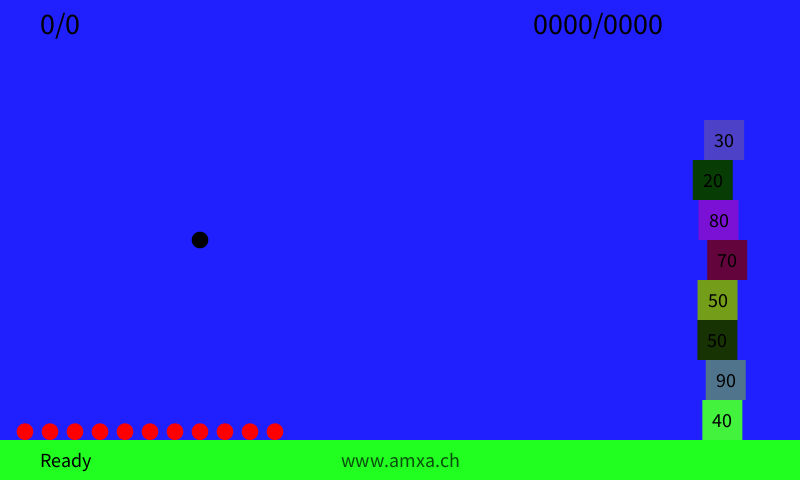
Frame 1 (no input)
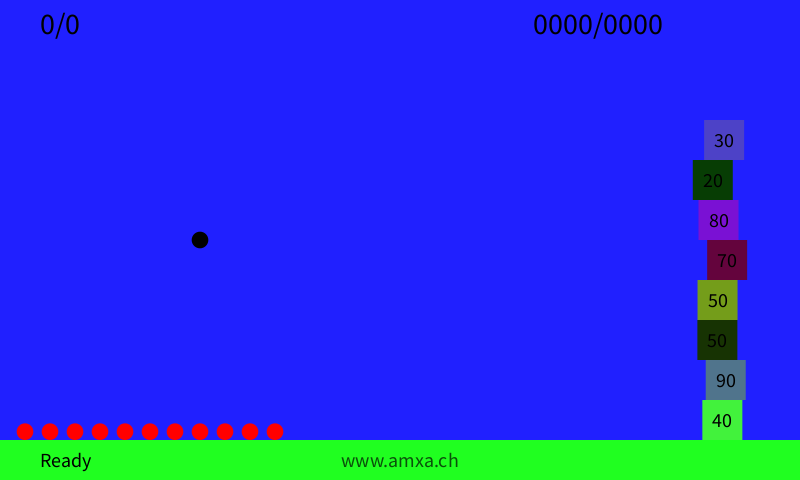
Frame 60 (the mouse pressed at the canvas centre just before this capture)
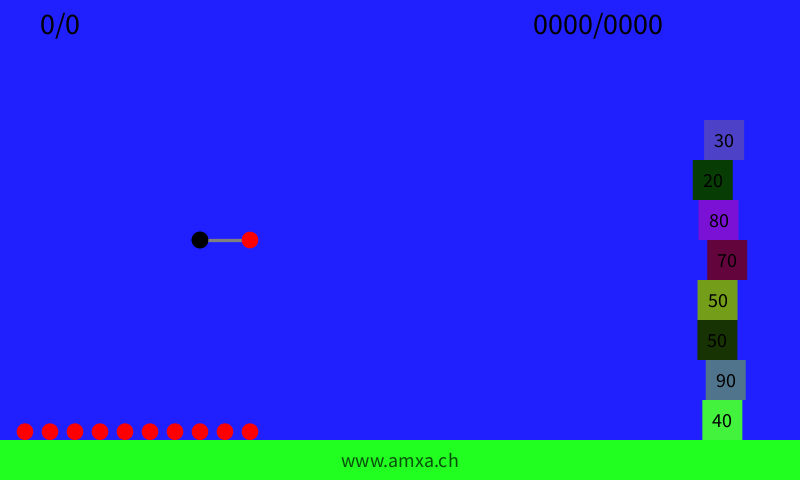
Frame 120 (the mouse held since frame 60 and released just before this capture)

The Processing sketch that drew these frames (run headless with seeded random() and noise(); from frame 60 on, the mouse is pressed at the canvas centre):

// Processing sketch: birds
// ── birds.pde
/*
boolean android=false;
boolean standart=false;
boolean javascript=true;
*/

float vx, vy;
float x, y;
float sx, sy;
float ssx, ssy;

float time;
int explode;

int Width, Height;

float sizeGreen, sizeBall, sizeBox, sizeTree, sizeText;

int zustand;
int level, maxLevel;
int baelle;
int bonus;
int anzahl;

Stapel stapel;
Tree baum;

class Tree {

  float x, y, w, h, r;
  int level;

  Tree(float _x, float _y, float _w, float _h, float _r) {
    x=_x;
    y=_y;
    w=_w;
    h=_h;
    r=_r;
  }

  void display(int _level) {
    level=_level-1;
    if (_level>0) {
      fill(118, 79, 37);
      rect(x, y, w, -h*level);
      fill(37, 118, 46);
      ellipse(x+w/2.0, y-h*level-r/2.0, r, r);
    }
  }

  boolean collision(float ax, float ay) {
    if (level==-1)return false;
    boolean res=false;
    if ( (ax>x)&&(ax<x+w)&&(ay<y)&&(ay>y-h*level))res=true;
    if (sqrt( (ax-x)*(ax-x)+(ay-(y-h*level-r/2.0))*(ay-(y-h*level-r/2.0)) )<r/2)res=true;
    return res;
  }
}

class Stapel {

  int n;
  int score, highScore;
  float[] xpos;
  boolean[] on;
  int[] points;
  color[] farbe;
  float x, y;
  float w, h;

  Stapel(int _n, float _x, float _y, float _w, float _h) {
    n=_n;
    x=_x;
    y=_y;
    w=_w;
    h=_h;
    highScore=0;
    score=0;
    xpos= new float[n];
    on= new boolean[n];
    points= new int[n];
    farbe= new color[n];
  }

  void init() {
    for (int i=0;i<n;i++) {
      on[i]=true;
      xpos[i]=x+random(w/2.5)-w/5.0;
      farbe[i]= color(random(255), random(255), random(255));
    }
  }

  void pointser() {
    for (int i=0;i<n;i++) {
      points[i]=round(random(9))*10+10;
    }
  }  



  void display() {
    float yy=y;

    textSize(sizeBox/2);
    textAlign(CENTER);
    for (int i=0;i<n;i++) {
      if (on[i]) {
        //fill(240, 132, 17);
        fill(farbe[i]);
        //rect(xpos[i], yy, w, -1.0*h, sizeBox/6);
        rect(xpos[i], yy, w, -1.0*h);
        fill(0);
        text(nf(points[i], 2), xpos[i]+w/2.0, yy-h/3.0);
        yy-=h;
      }
    }
  }

  boolean collision(float ax, float ay) {
    float yy=y;
    boolean res=false;
    for (int i=0;i<n;i++) {
      if (on[i]) {
        if ( (ax>xpos[i])&&(ax<xpos[i]+w)&&(ay<yy)&&(ay>yy-h) ) {
          on[i]=false;
          res=true;
          score+=points[i];
          if (score>highScore)highScore=score;
        }
        yy-=h;
      }
    }
    return(res);
  }

  int count() {
    int left=0;
    for (int i=0;i<n;i++) {
      if (on[i])left++;
    }
    return left;
  }

  void showScore(float x, float y) {
    fill(0);
    textSize(sizeText*1.5);
    textAlign(LEFT);
    text(nf(score, 4)+"/"+nf(highScore, 4), x, y);
  }


  void resetScore() {
    score=0;
  }
}

void setup() {
    size(800,480);
    Width=800;
    Height=480;

/*  
  if (android) {
    size(screenWidth, screenHeight);
    Width=screenWidth;
    Height=screenHeight;
    orientation(LANDSCAPE);
  }
  if(standart) {
    Width=round(screenWidth*0.75);
    Height=round(screenHeight*0.75); 
    size(Width, Height);
  }
 
 */

  sizeBox=Height/12.0;
  sizeGreen=Height/12.0;
  sizeBall=Width/48.0;
  sizeTree=Width/4.0;
  sizeText=Height/24.0;

  sx=Width/4.0;
  sy=Height-Width/4.0-sizeGreen;

  //ssx=sx;
  //ssy=sy;
  zustand=0;
  anzahl=8;
  bonus=round(anzahl*1.5);
  baelle=bonus;
  level=0;
  maxLevel=0;

  baum= new Tree(Width/2.0, Height-sizeGreen, sizeTree/10.0, sizeTree/4.0, sizeTree);

  stapel= new Stapel(anzahl, Width-Width/8.0, Height-sizeGreen, sizeBox, sizeBox);
  stapel.init();
  stapel.pointser();
}


void bild() {
  background(32, 32, 255);
  noStroke();
  fill(32, 255, 32);
  rect(0, Height-sizeGreen, Width, sizeGreen);
  //fill(240, 132, 17);
  //rect(Width-100, Height-100, 50, 50, 10);
  fill(0);
  ellipse(sx, sy, sizeBall, sizeBall);
  fill(10, 80, 10);
  textAlign(CENTER);
  textSize(sizeText);
  text("www.amxa.ch", Width/2.0, Height-sizeGreen/3.0);
} 

void draw() {

  bild();
  baum.display(level);
  stapel.display();
  stapel.showScore(Width-Width/3.0, Height/14.0);

  fill(0);
  textSize(sizeText*1.5);
  text(nf(level, 0)+"/"+nf(maxLevel, 0), Height/12.0, Height/14.0);

  for (int i=0;i<baelle-1;i++) {
    fill(255, 0, 0);
    ellipse(i*sizeBall*1.5+sizeBall*1.5, Height-sizeGreen-sizeBall/2.0, sizeBall, sizeBall);
  }

  if (baelle==0) {
    baelle=-1;
    zustand=5;
    explode=200;
  }

  switch(zustand) {
  case 0: //bereit
    textSize(sizeText);
    fill(0);
    text("Ready", sizeGreen, Height-sizeGreen/3.0);
    break;
  case 1: //laden
    stroke(128);
    strokeWeight(sizeBall/5.0);
    strokeCap(ROUND);
    float mx=lerp(sx,mouseX,0.25);
    float my=lerp(sy,mouseY,0.25);
    line(sx, sy, mx,my);
    noStroke();
    fill(0);
    ellipse(sx, sy, sizeBall, sizeBall);
    fill(255, 0, 0);
    ellipse(mx, my, sizeBall, sizeBall);
    break;
  case 2: //fly
    time+=0.1;
    x=sx+vx*time;
    y=sy-vy*time+10.0*time*time;
    fill(255, 0, 0);
    ellipse(x, y, sizeBall, sizeBall);

    if ((x>Width)||(x<0)||(y>Height-sizeGreen)) {
      zustand=0;
    }

    if (baum.collision(x, y)) {
      zustand=0;
      // ssx=x;
      // ssy=y;
      // vx=0.0;
      // vy=0.0;
    }

    if (stapel.collision(x, y)) {
      if (stapel.count()==0) {
        zustand=4;
        explode=100;
      }
      else {
        zustand=3;
        explode=100;
      }
    }
    break;
  case 3: //explode
    if (explode>0) {
      explode-=3;
      float ss=((100.0-explode)/30.0)*sizeBox;
      fill(100, 255, 255, random(255));
      ellipse(x+random(20)-10, y+random(20)-10, ss, ss);
      fill(255, random(255), 255, random(255));
      ellipse(x+random(20)-10, y+random(20)-10, (random(100)/200.0)*ss, (random(100)/200.0)*ss);
      fill(255, 255, 255, 128);
      ellipse(x, y, ss, ss);
    }
    else {
      stapel.pointser();
      zustand=0;
    }
    break;
  case 4: 
    textAlign(CENTER);
    fill(255, 255, 0);
    textSize(2*sizeText);
    if (explode>0) {
      explode-=3;
      text("Next Level", (Width/2.0)+random(2*sizeText)-sizeText, (Height/2.0)+random(2*sizeText)-sizeText );
    }
    else {
      zustand=0;
      level++;
      if (level>maxLevel)maxLevel=level;
      baelle+=bonus;
      stapel.init();
      stapel.pointser();
    }
    break;
  case 5:
    textAlign(CENTER);
    fill(0, 255, 255);
    textSize(4*sizeText);
    if (explode>0) {
      explode-=3;
      text("Game Over", (Width/2.0)+random(4*sizeText)-2.0*sizeText, (Height/2.0)+random(4.0*sizeText)-2*sizeText );
    }
    else {
      zustand=0;
      level=0;
      baelle=bonus;
      stapel.init();
      stapel.pointser();
      stapel.resetScore();
    }
    break;
  }
}




void mousePressed() {
  if (zustand==0) {
    baelle-=1;
    zustand=1;
  }
}

void mouseReleased() {
  if (zustand==1) {
    vx=0.75*(sx-mouseX);
    vy=0.75*(mouseY-sy);
    x=sx;
    y=sy;
    time=0.0;
    zustand=2;
  }
}
